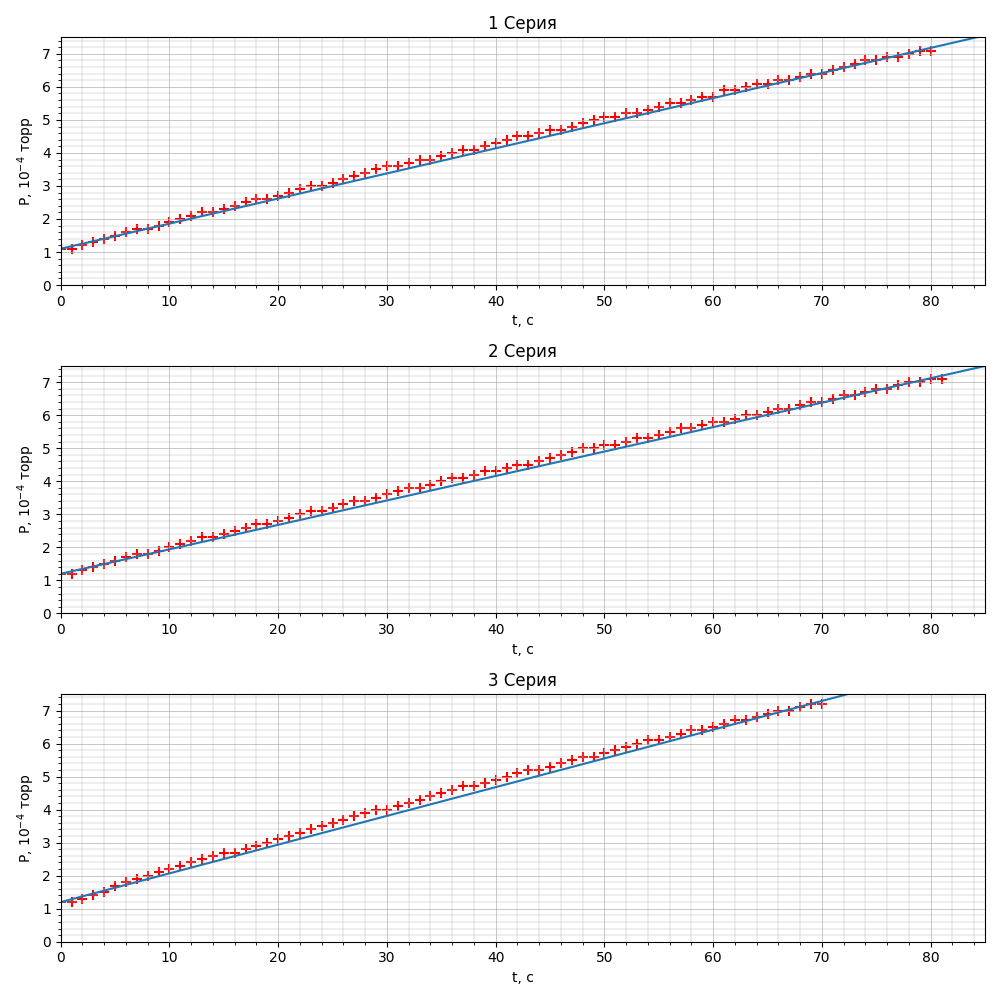

Reproduce this figure in Python.
from matplotlib import pyplot as plt
import pandas as pd
import numpy as np

fig, ax = plt.subplots(nrows=3, ncols=1, figsize=(10, 10))

data1 = np.array(pd.read_excel('data.xlsx', sheet_name=0))

ax[0].scatter(data1[:, 4], data1[:, 3], s=50, marker='+', c='red')

ax[0].plot(np.array([0, 100]), np.array([0, 100]) * 0.076 + 1.1)

ax[0].set_xlim(0, 85)
ax[0].set_ylim(0, 7.5)

ax[0].set_ylabel('P, $10^{-4}$ торр')
ax[0].set_xlabel('t, с')

ax[0].grid(True, which='major', linestyle='-', linewidth=0.5)
ax[0].grid(True, which='minor', linestyle='-', linewidth=0.3)
ax[0].minorticks_on()

ax[0].set_title('1 Серия')

data1 = np.array(pd.read_excel('data.xlsx', sheet_name=1))

ax[1].scatter(data1[:, 4], data1[:, 3], s=50, marker='+', c='red')

ax[1].plot(np.array([0, 100]), np.array([0, 100]) * 0.074 + 1.2)

ax[1].set_xlim(0, 85)
ax[1].set_ylim(0, 7.5)

ax[1].set_ylabel('P, $10^{-4}$ торр')
ax[1].set_xlabel('t, с')

ax[1].grid(True, which='major', linestyle='-', linewidth=0.5)
ax[1].grid(True, which='minor', linestyle='-', linewidth=0.3)
ax[1].minorticks_on()

ax[1].set_title('2 Серия')

data1 = np.array(pd.read_excel('data.xlsx', sheet_name=2))

ax[2].scatter(data1[:, 4], data1[:, 3], s=50, marker='+', c='red')

ax[2].plot(np.array([0, 100]), np.array([0, 100]) * 0.087 + 1.2)

ax[2].set_xlim(0, 85)
ax[2].set_ylim(0, 7.5)

ax[2].set_ylabel('P, $10^{-4}$ торр')
ax[2].set_xlabel('t, с')

ax[2].grid(True, which='major', linestyle='-', linewidth=0.5)
ax[2].grid(True, which='minor', linestyle='-', linewidth=0.3)
ax[2].minorticks_on()

ax[2].set_title('3 Серия')

plt.tight_layout()

plt.savefig('lin.png')

plt.show()
